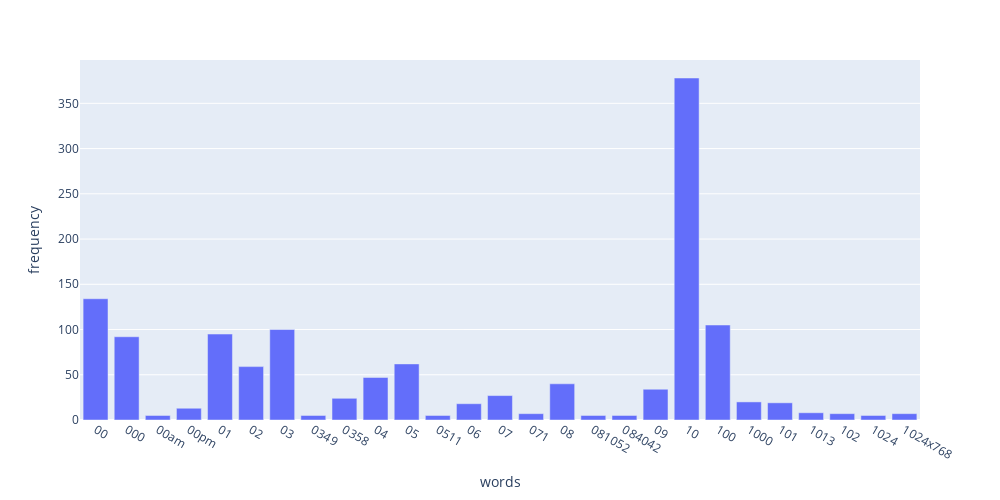

The notebook cell saved with this chart:
### Markdown cell above
### >>> **Exercise 13 (take home):** 
The chart above only contains 300 vocabulary in the documents, and it's already computationally intensive to both compute and visualize. Can you efficiently reduce the number of terms you want to visualize as an exercise.

### Code cell
# Answer here
#reduce the words that frequency is smaller than 5
term_frequencies = np.asarray(X_counts.sum(axis=0))[0]
term_frequencies_nonzero = np.where(term_frequencies[:300] >= 5)[0]

plot_x = count_vect.get_feature_names_out()[:300][term_frequencies_nonzero]
plot_y = term_frequencies[:300][term_frequencies_nonzero]

df_todraw = pd.DataFrame({"words" : plot_x, "frequency" : plot_y})
fig = px.bar(df_todraw, x = "words", y = "frequency")
fig.update_layout(width=1000, height=500)
fig.show()

### Figure 1 — Plotly figure (JSON) as saved in the notebook; plotly's stock layout.template omitted (floating-point values rounded to 4 significant figures)
{"data": [{"hovertemplate": "words=%{x}<br>frequency=%{y}<extra></extra>", "legendgroup": "", "marker": {"color": "#636efa", "pattern": {"shape": ""}}, "name": "", "orientation": "v", "showlegend": false, "textposition": "auto", "type": "bar", "x": ["00", "000", "00am", "00pm", "01", "02", "03", "0349", "0358", "04", "05", "0511", "06", "07", "071", "08", "081052", "084042", "09", "10", "100", "1000", "101", "1013", "102", "1024", "1024x768"], "xaxis": "x", "y": [134, 92, 5, 13, 95, 59, 100, 5, 24, 47, 62, 5, 18, 27, 7, 40, 5, 5, 34, 378, 105, 20, 19, 8, 7, 5, 7], "yaxis": "y"}], "layout": {"barmode": "relative", "height": 500, "legend": {"tracegroupgap": 0}, "margin": {"t": 60}, "width": 1000, "xaxis": {"anchor": "y", "domain": [0, 1], "title": {"text": "words"}}, "yaxis": {"anchor": "x", "domain": [0, 1], "title": {"text": "frequency"}}}}
